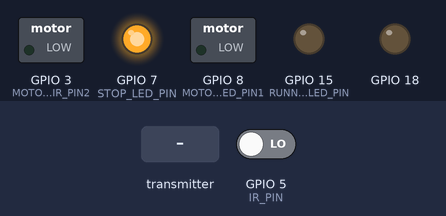
Bench run of a program on a simulated ESP32-S3. On the bench: switched loads named in the program (green lamp = pin HIGH), output pins drawn as LEDs (lit = HIGH). The inputs (shaded band) are chosen by the test bench; at power-on: GPIO 5 (IR_PIN) LOW. What the program prints to the serial monitor is not drawn.

Above: at 1.2 s.
1.3 s: GPIO 5 (IR_PIN) driven HIGH
At 1.9 s:
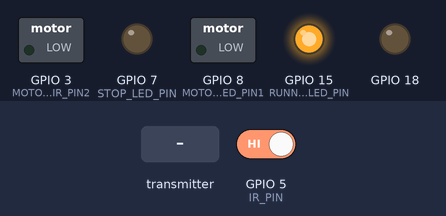
3.5 s: the transmitter starts sending senderID = 0
At 4.7 s:
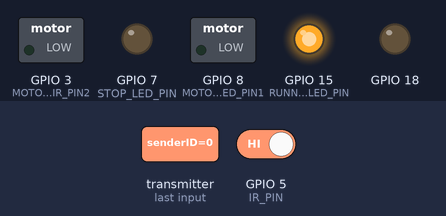
5.0 s: the transmitter starts sending runMotor = 1
At 6.1 s:
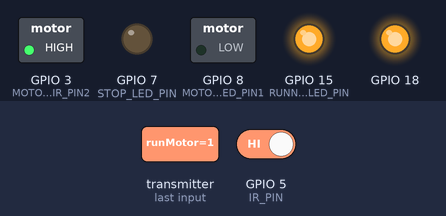
6.5 s: GPIO 5 (IR_PIN) driven LOW
At 7.1 s:
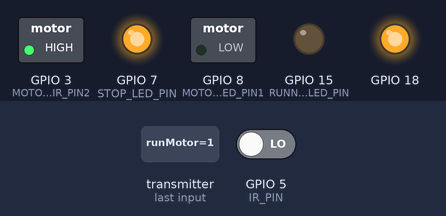
8.0 s: the transmitter starts sending runMotor = 0
At 8.3 s:
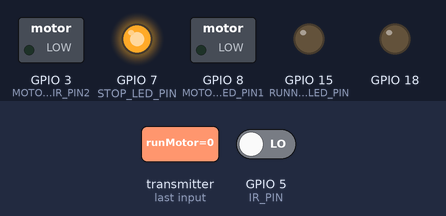
Timing chart, 0 to 11.0 s (numbered marks = the images above; inputs shaded):
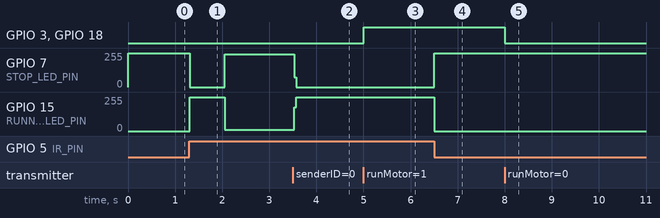

The program:

main.cpp
```cpp
#include <Arduino.h>
#include "../include/ESPNow.h"
#include "../include/L298N.h"


ESPNow espnow;
L298N motor(MOTOR_DIR_PIN2, MOTOR_SPEED_PIN1, MOTOR_ENA);

const uint8_t partnerMAC[6] = {0x00, 0x70, 0x07, 0xA3, 0xDA, 0x14}; // Replace with the MAC address of the partner device
bool Detected = false;
unsigned long lastDetectionTime;
const int detectionTimeout = 2000;

void OnDataSent(const uint8_t *mac, esp_now_send_status_t status);
void OnDataRecv(const uint8_t *mac, const uint8_t *incomingData, int len);
void pinsSetup();
void setup()
{
  Serial.begin(115200);
  pinsSetup();
  if (!espnow.begin())
  {
    Serial.println("Error initializing ESP-NOW");
    return;
  }
  if (!espnow.addPeer(partnerMAC))
  {
    Serial.println("Error adding peer");
    return;
  }
  espnow.onSend(OnDataSent);
  espnow.onReceive(OnDataRecv);
  lastDetectionTime = millis();
}

void loop()
{
  message_t msg;
  Serial.println(digitalRead(IR_PIN));
  if (millis() - lastDetectionTime > detectionTimeout)
  {
    motor.stop();
    digitalWrite(RUNNING_LED_PIN, LOW);
    digitalWrite(STOP_LED_PIN, HIGH);
  }
  if (digitalRead(IR_PIN) == HIGH)
  {
      Serial.println("Object detected.");
      msg.senderID = 1; // Set the sender ID
      msg.runMotor = true; // Set the runMotor flag to true
      msg.timestamp = millis(); // Set the timestamp
      if (!espnow.send(partnerMAC, (uint8_t *)&msg, sizeof(msg)))
        Serial.println("Error sending message");
      digitalWrite(RUNNING_LED_PIN, HIGH); // Turn on the running LED
      digitalWrite(STOP_LED_PIN, LOW); // Turn off the stop LED
  }
  else
  {
      Serial.println("Object no longer detected.");
      msg.senderID = 1; // Set the sender ID
      msg.runMotor = false; // Set the runMotor flag to false
      msg.timestamp = millis(); // Set the timestamp
      if (!espnow.send(partnerMAC, (uint8_t *)&msg, sizeof(msg)))
        Serial.println("Error sending message");
      digitalWrite(RUNNING_LED_PIN, LOW); // Turn off the running LED
      digitalWrite(STOP_LED_PIN, HIGH); // Turn on the stop LED
    }
}

void OnDataSent(const uint8_t *mac,esp_now_send_status_t status)
{
    if(status == ESP_NOW_SEND_SUCCESS)
    {
        Serial.println("Delivery Success");
    }
    else
    {
        Serial.println("Delivery Failed");
    }
}

void pinsSetup()
{
  pinMode(IR_PIN, INPUT);
  pinMode(RUNNING_LED_PIN, OUTPUT);
  pinMode(STOP_LED_PIN, OUTPUT);
  motor.begin();
}

void OnDataRecv(const uint8_t *mac, const uint8_t *incomingData, int len)
{
  message_t msg;

  if(len != sizeof(message_t))
  {
    Serial.println("Wrong packet size");
    return;
  }

  lastDetectionTime = millis();
  memcpy(&msg, incomingData, sizeof(msg));
  Serial.print("Received message: ");
  Serial.println(msg.senderID);
  Serial.print("Run Motor: ");
  Serial.println(msg.runMotor);
  if (msg.runMotor)
  {
    motor.forward(255); // Move forward at full speed
    digitalWrite(STOP_LED_PIN, LOW); // Turn off the stop LED
    digitalWrite(RUNNING_LED_PIN, HIGH); // Turn on the running LED
  }
  else
  {
    motor.stop(); // Stop the motor
    digitalWrite(RUNNING_LED_PIN, LOW); // Turn off the running LED
    digitalWrite(STOP_LED_PIN, HIGH); // Turn on the stop LED
  }
}
```

ESPNow.h
```cpp
#ifndef ESPNOW_H
#define ESPNOW_H
#include <esp_now.h>
#include "Message.h"
#include <WiFi.h>
class ESPNow {
public:
    ESPNow();
    bool begin();
    bool addPeer(const uint8_t *peerAddress);
    bool send(const uint8_t *peerAddress, const uint8_t *data, size_t size);
    void onReceive(void (*callback)(const uint8_t *mac, const uint8_t *incomingData, int len));
    void onSend(void (*callback)(const uint8_t *mac_addr, esp_now_send_status_t status));
};

#endif
```

L298N.h
```cpp
#ifndef L298N_H
#define L298N_H

#include "config.h"
class L298N {
private:
    uint8_t _pin1;
    uint8_t _pin2;
    uint8_t _currentspeed;
    uint8_t _currentdirection;
    uint8_t _ena;
public:
    L298N(const uint8_t &pin1, const uint8_t &pin2, const uint8_t &ena);
    void begin();
    void forward(uint8_t speed);
    void reverse(uint8_t &speed);
    void stop();
    void Brake();
};

#endif
```

Message.h
```cpp
#ifndef MESSAGE_H
#define MESSAGE_H

#include <cstdint>

typedef struct message {
  uint8_t senderID;
  bool runMotor;
  uint32_t timestamp;
}message_t;


#endif
```

ESPNow.cpp
```cpp
#include "../include/ESPNow.h"

ESPNow::ESPNow()
{
}

bool ESPNow::begin()
{
    WiFi.mode(WIFI_STA);
    if (esp_now_init() != ESP_OK)
    {
        Serial.println("Error initializing ESP-NOW");
        return false;
    }
    return true;
}

bool ESPNow::addPeer(const uint8_t *peerAddress)
{
    esp_now_peer_info_t peerInfo ={};
    memcpy(peerInfo.peer_addr, peerAddress, 6);
    peerInfo.channel = 0;
    peerInfo.encrypt = false;
    if (esp_now_add_peer(&peerInfo) != ESP_OK)
    {
        Serial.println("Failed to add peer");
        return false;
    }
    return true;
}

bool ESPNow::send(const uint8_t *peerAddress, const uint8_t *data, size_t size)
{
    if (esp_now_send(peerAddress, data, size) != ESP_OK)
    {
        Serial.println("Error sending data");
        return false;
    }
    return true;
}

void ESPNow::onReceive(void (*callback)(const uint8_t *mac, const uint8_t *incomingData, int len))
{
    esp_now_register_recv_cb(callback);
}

void ESPNow::onSend(void (*callback)(const uint8_t *mac_addr, esp_now_send_status_t status))
{
    esp_now_register_send_cb(callback);
}
```

L298N.cpp
```cpp
#include "../include/L298N.h"

L298N::L298N(const uint8_t &pin1, const uint8_t &pin2, const uint8_t &ena)
{
    this->_pin1 = pin1;
    this->_pin2 = pin2;
    _currentspeed = 0;
    _currentdirection = 0;
    _ena = ena;
}

void L298N::begin()
{
    pinMode(_pin1, OUTPUT);
    pinMode(_pin2, OUTPUT);
    pinMode(_ena, OUTPUT);
    stop();
}

void L298N::forward(uint8_t speed)
{
    _currentspeed = speed;
    _currentdirection = 1;
    analogWrite(_ena, _currentspeed);
    digitalWrite(_pin1, HIGH);
    digitalWrite(_pin2, LOW);
}

void L298N::reverse(uint8_t &speed)
{
    _currentspeed = speed;
    _currentdirection = 2;
    analogWrite(_ena, _currentspeed);
    digitalWrite(_pin1, LOW);
    digitalWrite(_pin2, HIGH);
}

void L298N::stop()
{
    _currentspeed = 0;
    _currentdirection = 0;
    analogWrite(_ena, _currentspeed);
    digitalWrite(_pin1, LOW);
    digitalWrite(_pin2, LOW);
}

void L298N::Brake()
{
    _currentspeed = 0;
    _currentdirection = 0;
    analogWrite(_ena, 255);
    digitalWrite(_pin1, HIGH);
    digitalWrite(_pin2, HIGH);
}
```

config.h
```cpp
#ifndef CONFIG_H
#define CONFIG_H

#include <stdint.h>
#include <Arduino.h>
// 298N Motor Control Pins
constexpr uint8_t  SENSOR_PIN = 4;
constexpr uint8_t  MOTOR_SPEED_PIN1 = 8;
constexpr uint8_t  MOTOR_DIR_PIN2 = 3;

constexpr uint8_t  MOTOR_ENA = 18;
constexpr uint8_t  E_STOP_PIN = 6;
constexpr uint8_t  RUNNING_LED_PIN = 15;
constexpr uint8_t  STOP_LED_PIN = 7;
 constexpr uint8_t  CON_LED_PIN = 17;
// constexpr uint8_t  OVERCURRENT_LED_PIN = 16;

constexpr uint8_t  IR_PIN = 5;

#endif // CONFIG_H
```

Measured:
- after the input at 1.3 s, GPIO 7 (STOP_LED_PIN): 255/255 → 0/255 at once, → 247/255 0.74 s later; GPIO 15 (RUNNING_LED_PIN): 0/255 → 255/255 at once, → 8/255 0.74 s later
- after the input at 3.5 s, GPIO 7 (STOP_LED_PIN): 247/255 → 0/255 at once; GPIO 15 (RUNNING_LED_PIN): 8/255 → 255/255 at once
- after the input at 5.0 s, GPIO 3 (MOTOR_DIR_PIN2), GPIO 18: LOW → HIGH at once
- after the input at 6.5 s, GPIO 7 (STOP_LED_PIN): 0/255 → 255/255 at once; GPIO 15 (RUNNING_LED_PIN): 255/255 → 0/255 at once
- after the input at 8.0 s, GPIO 3 (MOTOR_DIR_PIN2), GPIO 18: HIGH → LOW at once
